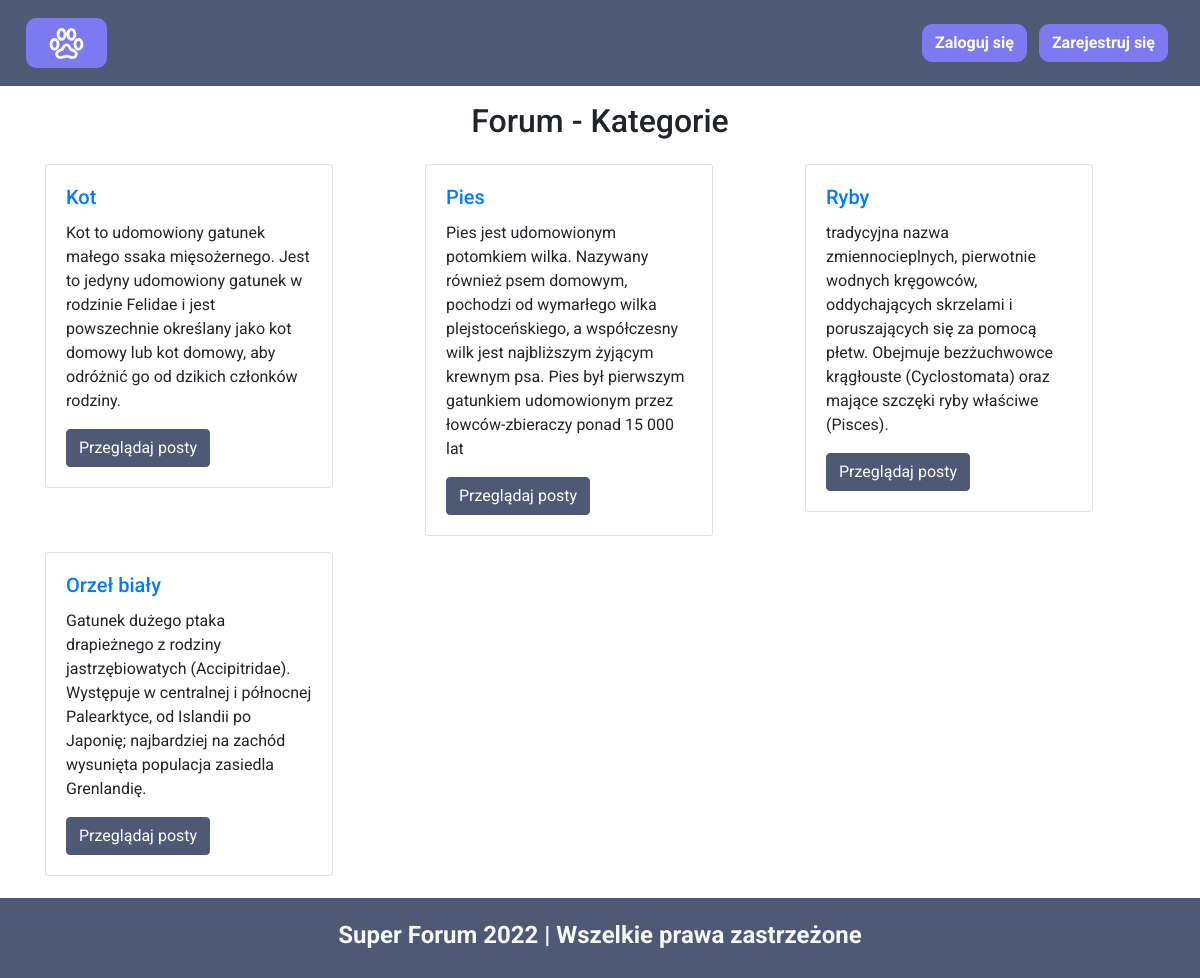
The page / on the database its author committed.
### tables this page shows
CREATE TABLE `kategorie` (
  `category_id` int(8) NOT NULL,
  `category_name` varchar(255) NOT NULL,
  `category_description` varchar(255) NOT NULL,
  `created` datetime NOT NULL DEFAULT current_timestamp()
);

### index.php (the view, shortened to what this page needs)
<!doctype html>
<html lang="pl">
<head>
    <link rel="stylesheet" href="https://cdn.jsdelivr.net/npm/bootstrap@4.5.3/dist/css/bootstrap.min.css">
    <link rel="stylesheet" href="navbar-style.css">
    <link rel="stylesheet" href="Pagination.css">
</head>
<body>
    <?php include_once('./navbar.php') ?>
    <div class="container">
        <h2 class="text-center my-3">Forum - Kategorie</h2>
        <div class="row">
            <?php
            $per_page_record = 6;
            if (isset($_GET["page"])) {
                $page = $_GET["page"];
            } else {
                $page = 1;
            }
            $start_from = ($page - 1) * $per_page_record;
            try {
                require_once('connect.php');
                if ($conn->connect_errno != 0) {
                    throw new Exception("Błąd serwera. Przepraszamy za problemy. Spróbuj później.");
                } else {
                    $sql = "SELECT * FROM `kategorie` LIMIT " . $start_from . " , " . $per_page_record;
                    if ($result = $conn->query($sql)) {
                        while ($row = mysqli_fetch_assoc($result)) {
                            $id = $row['category_id'];
                            $cat = $row['category_name'];
                            $desc = $row['category_description'];
                            echo '<div class="col-md-4 my-2">
										<div class="card" style="width: 18rem;">
										<div class="card-body">
											<h5 class="card-title"><a href="watek.php?catid=' . $id . '">' . $cat . '</a></h5>
											<p class="card-text">' . $desc . '</p>
											<a href="watek.php?catid=' . $id . '" class="btn btn-primary">Przeglądaj posty</a>
										</div>
										</div>
									</div>';
                        }
                    } else {
                        throw new Exception();
                    }
                }
            } catch (Exception $e) {
                $_SESSION['e'] = "<h2 style='color:red; text-align:center; padding-top:20px'>Błąd serwera. Przepraszamy za problemy. Spróbuj później.</h2>";
            }
            ?>
        </div>
        <?php
        $sql = "SELECT COUNT(*) FROM `kategorie`";
        $rs_result = $conn->query($sql);
        $row = $rs_result -> fetch_row();
        $total_records = $row[0];
        $total_pages = ceil($total_records / $per_page_record);
        $pagLink = "";
        echo "<div class='pagination'>";
        for ($i = 1; $i <= $total_pages; $i++) {
            if ($i == $page) {
                $pagLink .= "<a class = 'active' href='index.php?page="
                    . $i . "'>" . $i . " </a>";
            } else {
                $pagLink .= "<a href='index.php?page=" . $i . "'>
                " . $i . " </a>";
            }
        };
        echo $pagLink;
        echo "</div>";
        ?>
    </div>
    <?php include_once('./footer.php') ?>
</body>
</html>

### navbar-style.css (style rules this page uses)
* { font-family: "Roboto", sans-ser !important; box-sizing: border-box; }
.btn-primary { color: #fff; background-color: #4E5975; border-color: #4E5975; }

### Pagination.css (style rules this page uses)
.pagination { justify-content: center; }
.pagination a { display: flex; justify-content: center; align-items: center; background-color: #7c7af1; margin: 10px; border-radius: 10px; height: 50px; padding: 10px; color: white; font-size: 26px; font-weight: bold; }

### rows shown on the page
kategorie: category_name "Kot", category_description "Kot to udomowiony gatunek małego ssaka mięsożernego. Jest to jedyny udomowiony gatunek w rodzinie Felidae i jest powszechnie określany jako kot domowy lub kot domowy, aby odróżnić go od dzikich członków rodziny."
kategorie: category_name "Pies", category_description "Pies jest udomowionym potomkiem wilka. Nazywany również psem domowym, pochodzi od wymarłego wilka plejstoceńskiego, a współczesny wilk jest najbliższym żyjącym krewnym psa. Pies był pierwszym gatunkiem udomowionym przez łowców-zbieraczy ponad 15 000 lat"
kategorie: category_name "Ryby", category_description "tradycyjna nazwa zmiennocieplnych, pierwotnie wodnych kręgowców, oddychających skrzelami i poruszających się za pomocą płetw. Obejmuje bezżuchwowce krągłouste (Cyclostomata) oraz mające szczęki ryby właściwe (Pisces)."
kategorie: category_name "Orzeł biały", category_description "Gatunek dużego ptaka drapieżnego z rodziny jastrzębiowatych (Accipitridae). Występuje w centralnej i północnej Palearktyce, od Islandii po Japonię; najbardziej na zachód wysunięta populacja zasiedla Grenlandię."
